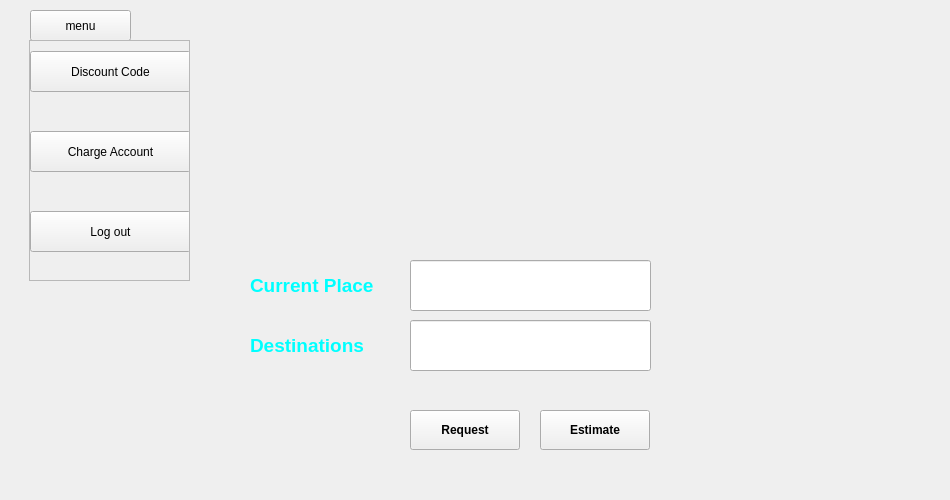
<?xml version="1.0" encoding="UTF-8"?>
<ui version="4.0">
 <class>run</class>
 <widget class="QWidget" name="run">
  <property name="geometry">
   <rect>
    <x>0</x>
    <y>0</y>
    <width>950</width>
    <height>500</height>
   </rect>
  </property>
  <property name="windowTitle">
   <string>Form</string>
  </property>
  <widget class="QPushButton" name="menu">
   <property name="geometry">
    <rect>
     <x>30</x>
     <y>10</y>
     <width>101</width>
     <height>31</height>
    </rect>
   </property>
   <property name="text">
    <string>menu</string>
   </property>
  </widget>
  <widget class="QScrollArea" name="scrollArea">
   <property name="geometry">
    <rect>
     <x>29</x>
     <y>40</y>
     <width>161</width>
     <height>241</height>
    </rect>
   </property>
   <property name="widgetResizable">
    <bool>true</bool>
   </property>
   <widget class="QWidget" name="scrollAreaWidgetContents">
    <property name="geometry">
     <rect>
      <x>0</x>
      <y>0</y>
      <width>159</width>
      <height>239</height>
     </rect>
    </property>
    <widget class="QPushButton" name="discout_code">
     <property name="geometry">
      <rect>
       <x>0</x>
       <y>10</y>
       <width>161</width>
       <height>41</height>
      </rect>
     </property>
     <property name="text">
      <string>Discount Code</string>
     </property>
    </widget>
    <widget class="QPushButton" name="charge_account">
     <property name="geometry">
      <rect>
       <x>0</x>
       <y>90</y>
       <width>161</width>
       <height>41</height>
      </rect>
     </property>
     <property name="text">
      <string>Charge Account</string>
     </property>
    </widget>
    <widget class="QPushButton" name="log_out">
     <property name="geometry">
      <rect>
       <x>0</x>
       <y>170</y>
       <width>161</width>
       <height>41</height>
      </rect>
     </property>
     <property name="text">
      <string>Log out</string>
     </property>
    </widget>
   </widget>
  </widget>
  <widget class="QLineEdit" name="start">
   <property name="geometry">
    <rect>
     <x>410</x>
     <y>260</y>
     <width>241</width>
     <height>51</height>
    </rect>
   </property>
  </widget>
  <widget class="QLineEdit" name="end">
   <property name="geometry">
    <rect>
     <x>410</x>
     <y>320</y>
     <width>241</width>
     <height>51</height>
    </rect>
   </property>
  </widget>
  <widget class="QLabel" name="label">
   <property name="geometry">
    <rect>
     <x>250</x>
     <y>270</y>
     <width>151</width>
     <height>31</height>
    </rect>
   </property>
   <property name="text">
    <string>&lt;html&gt;&lt;head/&gt;&lt;body&gt;&lt;p&gt;&lt;span style=&quot; font-size:14pt; font-weight:600; color:#00ffff;&quot;&gt;Current Place&lt;/span&gt;&lt;/p&gt;&lt;/body&gt;&lt;/html&gt;</string>
   </property>
  </widget>
  <widget class="QLabel" name="label_2">
   <property name="geometry">
    <rect>
     <x>250</x>
     <y>320</y>
     <width>151</width>
     <height>51</height>
    </rect>
   </property>
   <property name="text">
    <string>&lt;html&gt;&lt;head/&gt;&lt;body&gt;&lt;p&gt;&lt;span style=&quot; font-size:14pt; font-weight:600; color:#00ffff;&quot;&gt;Destinations&lt;/span&gt;&lt;/p&gt;&lt;/body&gt;&lt;/html&gt;</string>
   </property>
  </widget>
  <widget class="QPushButton" name="request">
   <property name="geometry">
    <rect>
     <x>410</x>
     <y>410</y>
     <width>110</width>
     <height>40</height>
    </rect>
   </property>
   <property name="font">
    <font>
     <weight>75</weight>
     <bold>true</bold>
    </font>
   </property>
   <property name="text">
    <string>Request</string>
   </property>
  </widget>
  <widget class="QPushButton" name="estimate">
   <property name="geometry">
    <rect>
     <x>540</x>
     <y>410</y>
     <width>110</width>
     <height>40</height>
    </rect>
   </property>
   <property name="font">
    <font>
     <pointsize>9</pointsize>
     <weight>75</weight>
     <bold>true</bold>
    </font>
   </property>
   <property name="text">
    <string>Estimate</string>
   </property>
  </widget>
 </widget>
 <resources/>
 <connections/>
</ui>
